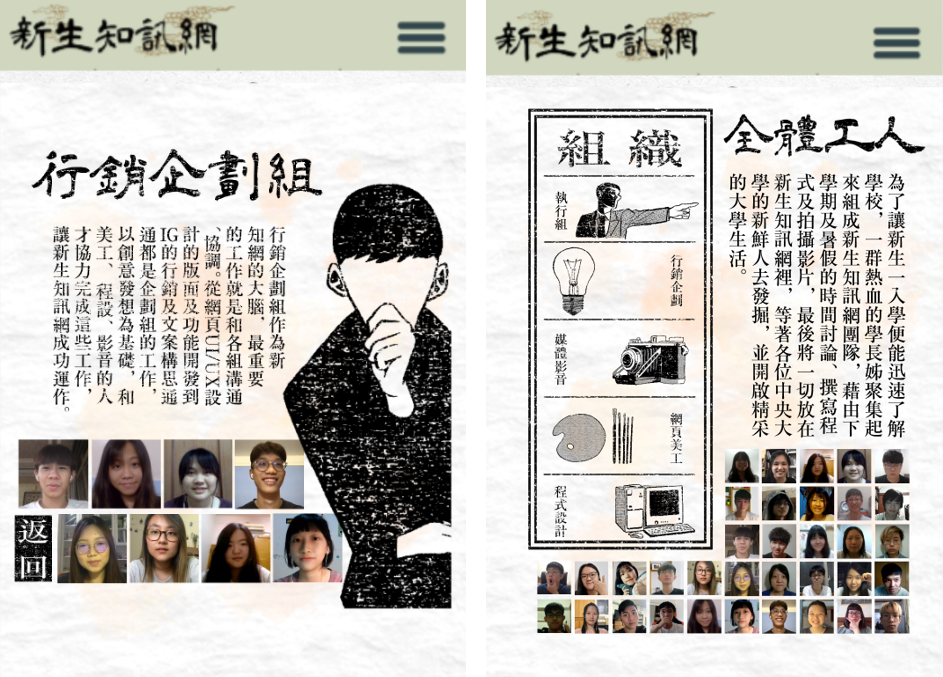
#> input picture images/NCUfresh2.png, 943 x 677 px, found by its file name
$ python image-adjust.py
#> lines starting #> are read from the running program, lines starting #| are printed output that depends on the picture
from PIL import Image
import os


# 載入圖片
img1 = Image.open("images/NCUfresh2.png")
#> img1 is the input picture: PIL image 943x677 RGB; mean R, G, B 198.5, 195.8, 190.8
img2 = Image.open("images/NCUfresh3.png")
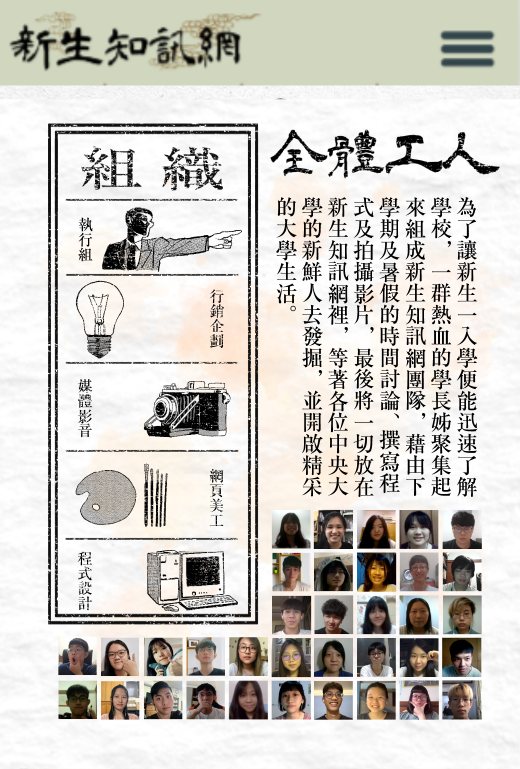
#> input picture images/NCUfresh3.png, 520 x 769 px, found by its file name
#> img2 is the input picture: PIL image 520x769 RGBA; mean R, G, B, A 206.2, 203.5, 198.1, 255

# 調整兩張圖高度一致（選擇 img1 高度）
img2 = img2.resize((int(img2.width * img1.height / img2.height), img1.height))
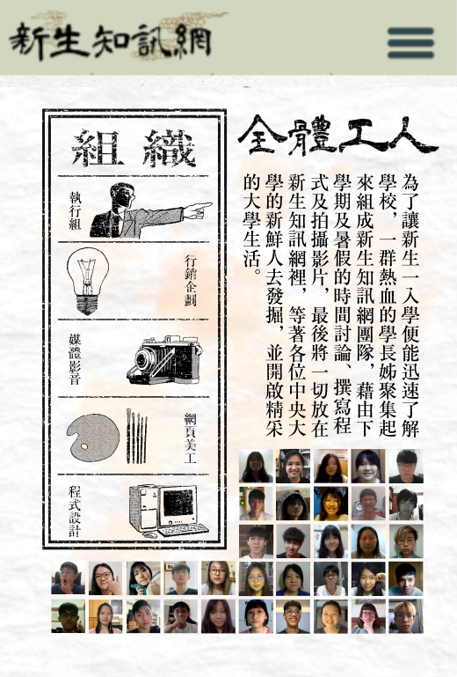
#> img2: PIL image 457x677 RGBA; mean R, G, B, A 206.1, 203.4, 198, 255

# 設定縫隙寬度
gap = 20  # pixels

# 計算合併後的寬度和高度
total_width = img1.width + img2.width + gap
#> total_width = 1420
total_height = img1.height
#> total_height = 677

# 創建新圖，背景白色
new_img = Image.new("RGB", (total_width, total_height), (255, 255, 255))
#> new_img: PIL image 1420x677 RGB; every value is 255

# 將兩張圖貼上
new_img.paste(img1, (0, 0))
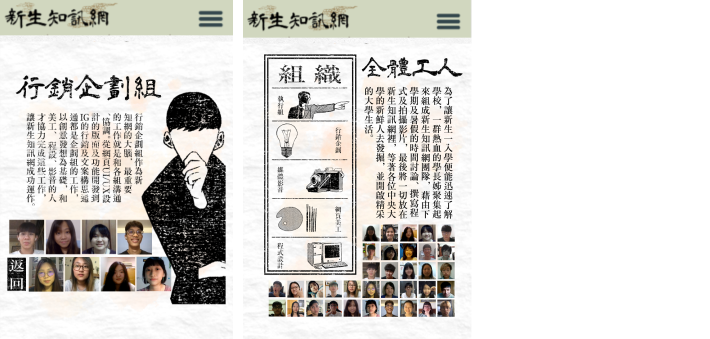
#> new_img: PIL image 1420x677 RGB (shown at 1/2 size); mean R, G, B 217.5, 215.7, 212.4
new_img.paste(img2, (img1.width + gap, 0))
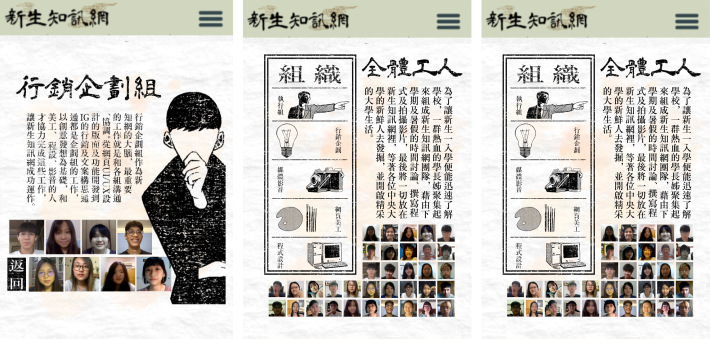
#> new_img: PIL image 1420x677 RGB (shown at 1/2 size); mean R, G, B 201.7, 199.1, 194

# 儲存結果
new_img.save("merged_photo.png")
print("圖片已合併完成！")
